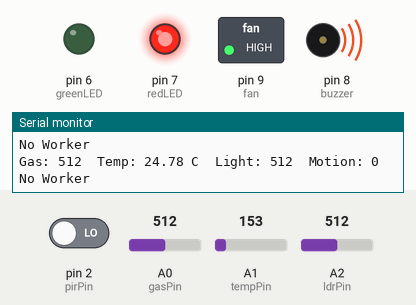
Simulated run of this sketch. Board: Arduino Uno, built with avr-gcc and run on an emulated ATmega328P. Shown: switched loads named in the sketch (green lamp = pin HIGH), output pins drawn as LEDs (lit = HIGH), buzzer (waves = sounding, pin HIGH), the last lines printed to the serial monitor. The inputs (shaded band) are chosen by the test bench; at power-on: A2 (ldrPin) = 512, A0 (gasPin) = 512, A1 (tempPin) = 153, pin 2 (pirPin) LOW.

Above: at 1.3 s.
1.4 s: A2 (ldrPin) set to 492
At 2.5 s:
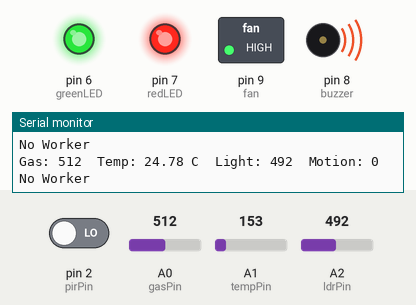
3.0 s: A0 (gasPin) set to 411
4.5 s: A0 (gasPin) set to 382
At 5.1 s:
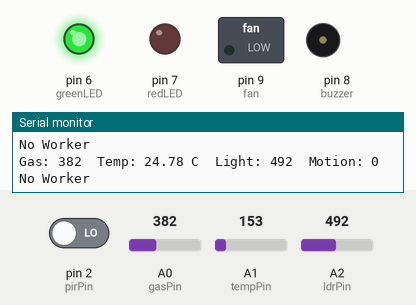
6.0 s: A1 (tempPin) set to 166
9.0 s: A1 (tempPin) set to 184
At 10.2 s:
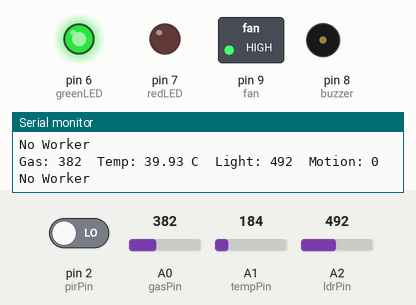
10.5 s: A2 (ldrPin) set to 510
At 11.6 s:
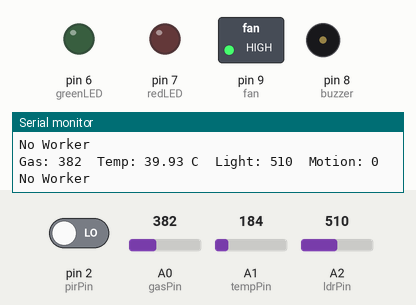
Timing chart, 0 to 13.0 s (numbered marks = the images above; inputs shaded):
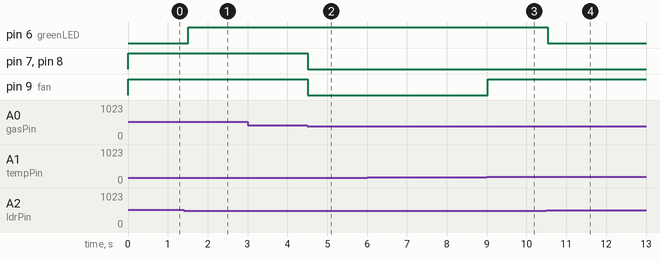

Measured:
- the behaviour switches between 500 and 499 on A2 (ldrPin) (found by bisection; images 0 and 1)
- the behaviour switches between 401 and 400 on A0 (gasPin) (found by bisection; images 1 and 2)
- the behaviour switches between 173 and 174 on A1 (tempPin) (found by bisection; images 2 and 3)
- after the input at 1.4 s, pin 6 (greenLED): LOW → HIGH after 0.11 s
- after the input at 4.5 s, pin 7 (redLED), pin 9 (fan), pin 8 (buzzer): HIGH → LOW at once
- after the input at 9.0 s, pin 9 (fan): LOW → HIGH at once
- after the input at 10.5 s, pin 6 (greenLED): HIGH → LOW at once

The sketch:

Smart_Industrial_Safety_Monitoring.ino
```cpp
// Smart Industrial Safety Monitoring System

const int gasPin = A0;
const int tempPin = A1;
const int ldrPin = A2;
const int pirPin = 2;

const int greenLED = 6;
const int redLED = 7;
const int buzzer = 8;
const int fan = 9;

void setup() {
  pinMode(pirPin, INPUT);
  pinMode(greenLED, OUTPUT);
  pinMode(redLED, OUTPUT);
  pinMode(buzzer, OUTPUT);
  pinMode(fan, OUTPUT);

  Serial.begin(9600);
}

void loop() {

  // Read sensors
  int gasValue = analogRead(gasPin);
  int ldrValue = analogRead(ldrPin);
  int pirValue = digitalRead(pirPin);

  // Read temperature from TMP36
  int tempReading = analogRead(tempPin);
  float voltage = tempReading * (5.0 / 1023.0);
  float temperature = (voltage - 0.5) * 100.0;

  // Print values
  Serial.print("Gas: ");
  Serial.print(gasValue);

  Serial.print("  Temp: ");
  Serial.print(temperature);

  Serial.print(" C  Light: ");
  Serial.print(ldrValue);

  Serial.print("  Motion: ");
  Serial.println(pirValue);

  // Reset outputs
  digitalWrite(greenLED, LOW);
  digitalWrite(redLED, LOW);
  digitalWrite(buzzer, LOW);
  digitalWrite(fan, LOW);

  // Low light -> Green LED ON
  if (ldrValue < 500) {
    digitalWrite(greenLED, HIGH);
  }

  // High temperature -> Fan ON
  if (temperature > 35) {
    digitalWrite(fan, HIGH);
  }

  // Gas leak -> Alarm + Fan
  if (gasValue > 400) {
    digitalWrite(redLED, HIGH);
    digitalWrite(buzzer, HIGH);
    digitalWrite(fan, HIGH);
  }

  // Motion detection
  if (pirValue == HIGH) {
    Serial.println("Worker Present");
  } else {
    Serial.println("No Worker");
  }

  delay(500);
}
```
